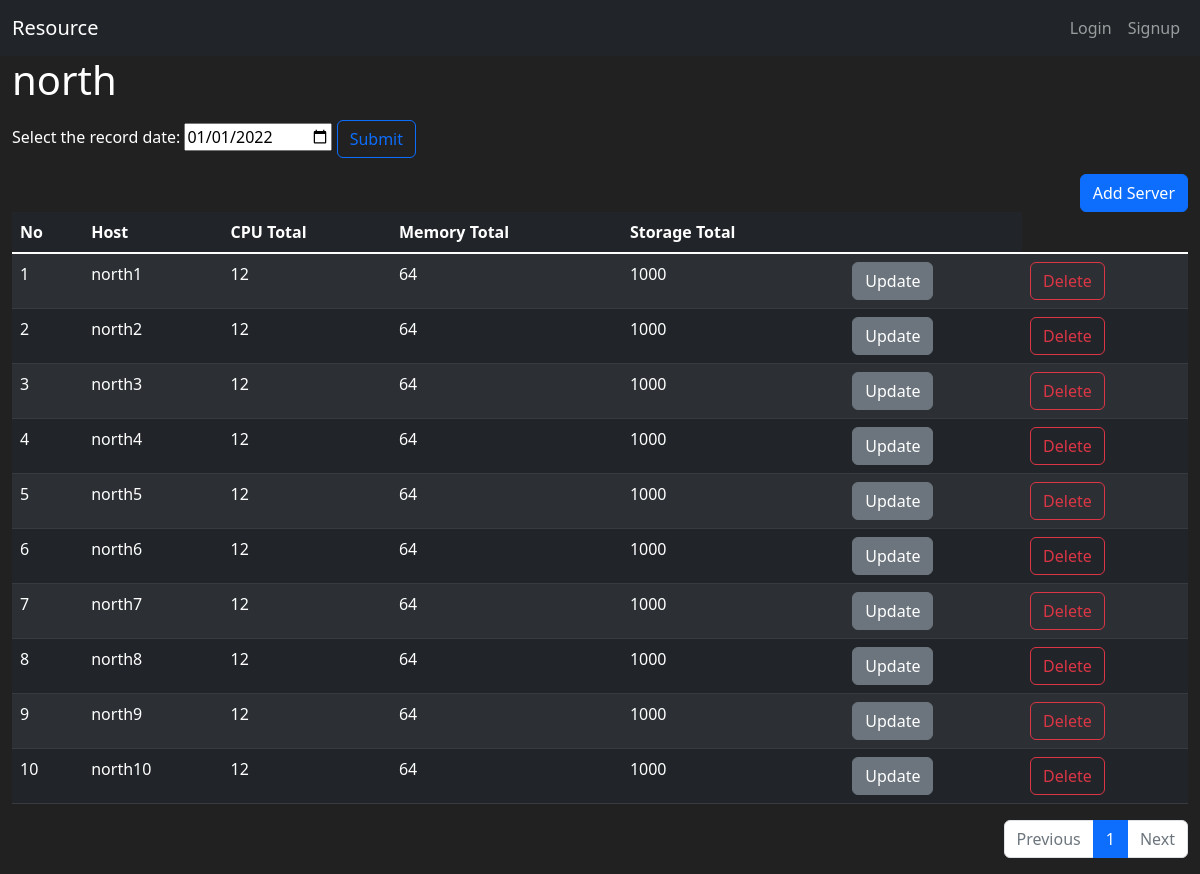
The page /region/4/ on the database its author committed.
### resource/models.py (models this page shows, shortened)
class Region(db.Model):
    __tablename__ = 'region'
    id = db.Column(db.Integer, primary_key=True)
    name = db.Column(db.String(100), nullable=False, unique=True)

class Server(db.Model):
    __tablename__ = 'server'
    id = db.Column(db.Integer, primary_key=True)
    region_id = db.Column(db.Integer(), db.ForeignKey(
        'region.id'))
    region = db.relationship('Region', backref=db.backref(
        'servers', cascade='all, delete-orphan'))
    host = db.Column(db.String(100), nullable=False, unique=True)
    cpu = db.Column(db.Integer(), nullable=False)
    memory = db.Column(db.Integer(), nullable=False)
    storage = db.Column(db.Integer(), nullable=False)

### resource/views/region_views.py (the view)
@bp.route('/<int:region_id>/', methods=["GET"])
def detail(region_id):
    regions = Region.query.all()
    region = Region.query.get_or_404(region_id)
    page = request.args.get('page', type=int, default=1)
    servers = Server.query.filter_by(region_id=region_id)
    servers = servers.paginate(page, per_page=10)
    form = DateForm()
    return render_template(
        'region/region_detail.html',
        regions=regions,
        region=region,
        servers=servers,
        form=form
    )

### resource/forms.py
class DateForm(FlaskForm):
    date = DateField('Date', format='%Y%m%d', validators=[DataRequired()])

### resource/views/auth_views.py (called while the page is built)
@bp.before_app_request
def load_logged_in_user():
    user_id = session.get('user_id')
    if user_id is None:
        g.user = None
    else:
        g.user = User.query.get(user_id)

### resource/templates/region/region_detail.html (shortened to what this page needs)
{% extends "base.html" %}
{% block content %}
<div class="container-fluid">
    <h1>{{ region.name }}</h1>
    <form action="{{ url_for('region.usage_detail', region_id=region.id) }}" class="my-3">
        <label for="date">Select the record date:
          <input type="date" id="date" name="date" value="2022-01-01">
          <button type="submit" class="btn btn-outline-primary">Submit</button>
        </label>
    </form>
    <div class="d-grid gap-2 d-md-flex justify-content-md-end">
        <a class="btn btn-primary" href="{{ url_for('server.create', region_id=region.id) }}" role="button">Add Server</a>
    </div>
    <table class="table table-hover table-striped table-dark">
        <thead>
        <tr>
            <th scope="col">No</th>
            <th scope="col">Host</th>
            <th scope="col">CPU Total</th>
            <th scope="col">Memory Total</th>
            <th scope="col">Storage Total</th>
            <th scope="col"></th>
        </tr>
        </thead>
        <tbody class="table-group-divider">
            {% for server in servers.items %}
        <tr>
            <td>{{ ((servers.page-1) * servers.per_page) + loop.index }}</td>
            <td>{{ server.host }}</td>
            <td>{{ server.cpu }}</td>
            <td>{{ server.memory }}</td>
            <td>{{ server.storage }}</td>
            <td>
                <a class="btn btn-secondary" href="{{ url_for('server.update', server_id=server.id) }}" role="button">Update</a>
            </td>
            <td>
                <button class="btn btn-outline-danger" type="button" data-bs-toggle="modal" data-bs-target="#modal_delete_server-{{ server.id }}">Delete</button>
            </td>
        </tr>
        {% endfor %}
        </tbody>
    </table>
    <ul class="pagination justify-content-end">
        {% if servers.has_prev %}
            <li class="page-item">
                <a class="page-link" href="?page={{ servers.prev_num }}">prev</a>
            </li>
        {% else %}
            <li class="page-item disabled">
                <a class="page-link" tabindex="-1" aria-disabled="true" href="javascript:void(0)">Previous</a>
            </li>
        {% endif %}
        {% for page_num in servers.iter_pages() %}
            {% if page_num %}
                {% if page_num != servers.page %}
                    <li class="page-item">
                        <a class="page-link" href="?page={{ page_num }}">{{ page_num }}</a>
                    </li>
                {% else %}
                    <li class="page-item active" aria-current="page">
                        <a class="page-link" href="javascript:void(0)">{{ page_num }}</a>
                    </li>
                {% endif %}
            {% else %}
                <li class="disabled">
                    <a class="page-link" href="javascript:void(0)">...</a>
                </li>
            {% endif %}
        {% endfor %}
        {% if servers.has_next %}
            <li class="page-item">
                <a class="page-link" href="?page={{ servers.next_num }}">Next</a>
            </li>
        {% else %}
            <li class="page-item disabled">
                <a class="page-link" tabindex="-1" aria-disabled="true" href="javascript:void(0)">Next</a>
            </li>
        {% endif %}
    </ul>
</div>
{% endblock %}

### resource/templates/base.html (style rules this page uses)
body { background-color: #212121; color: white }

### rows shown on the page
Region: name "north"
Server: page "1", host "north1", cpu "12", memory "64", storage "1000"
Server: page "2", host "north2", cpu "12", memory "64", storage "1000"
Server: page "3", host "north3", cpu "12", memory "64", storage "1000"
Server: ((servers.page-1)*servers.per_page)+loop.index "4", host "north4", cpu "12", memory "64", storage "1000"
Server: page "5", host "north5", cpu "12", memory "64", storage "1000"
Server: page "6", host "north6", cpu "12", memory "64", storage "1000"
Server: page "7", host "north7", cpu "12", memory "64", storage "1000"
Server: page "8", host "north8", cpu "12", memory "64", storage "1000"
Server: page "9", host "north9", cpu "12", memory "64", storage "1000"
Server: page "10", host "north10", cpu "12", memory "64", storage "1000"

### other values the page prints
{{ page_num }} "1"
